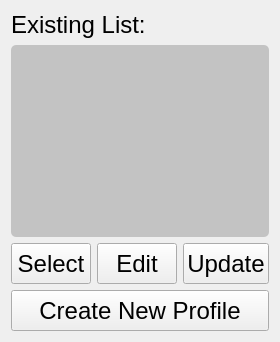
                <widget class="QWidget" name="tbProfile">
                 <attribute name="title">
                  <string>Page</string>
                 </attribute>
                 <layout class="QGridLayout" name="gridLayout_9">
                  <item row="0" column="0">
                   <layout class="QVBoxLayout" name="verticalLayout_5" stretch="0,10,0,0">
                    <item>
                     <widget class="QLabel" name="label_9">
                      <property name="font">
                       <font>
                        <family>Arial</family>
                        <pointsize>18</pointsize>
                       </font>
                      </property>
                      <property name="text">
                       <string>Existing List:</string>
                      </property>
                     </widget>
                    </item>
                    <item>
                     <widget class="QListWidget" name="listWidget">
                      <property name="styleSheet">
                       <string notr="true">background-color:  rgb(195, 195, 195);border-radius: 5px;</string>
                      </property>
                     </widget>
                    </item>
                    <item>
                     <layout class="QHBoxLayout" name="horizontalLayout_5">
                      <item>
                       <widget class="QPushButton" name="pbProfileSelect">
                        <property name="minimumSize">
                         <size>
                          <width>0</width>
                          <height>41</height>
                         </size>
                        </property>
                        <property name="font">
                         <font>
                          <family>Arial</family>
                          <pointsize>18</pointsize>
                         </font>
                        </property>
                        <property name="styleSheet">
                         <string notr="true">background-color:rgb(68, 114, 196);
            color: white;   
            border-radius: 5px;}
		QPushButton:hover{background-color:rgb(195,195,195); 
            color: blue;}
		QPushButton:pressed{background-color:rgb(85, 170, 255);</string>
                        </property>
                        <property name="text">
                         <string>Select</string>
                        </property>
                       </widget>
                      </item>
                      <item>
                       <widget class="QPushButton" name="pbProfileEdit">
                        <property name="minimumSize">
                         <size>
                          <width>0</width>
                          <height>41</height>
                         </size>
                        </property>
                        <property name="font">
                         <font>
                          <family>Arial</family>
                          <pointsize>18</pointsize>
                         </font>
                        </property>
                        <property name="styleSheet">
                         <string notr="true">background-color:rgb(68, 114, 196);
            color: white;   
            border-radius: 5px;}
		QPushButton:hover{background-color:rgb(195,195,195); 
            color: blue;}
		QPushButton:pressed{background-color:rgb(85, 170, 255);</string>
                        </property>
                        <property name="text">
                         <string>Edit</string>
                        </property>
                       </widget>
                      </item>
                      <item>
                       <widget class="QPushButton" name="pbProfileUpdate">
                        <property name="minimumSize">
                         <size>
                          <width>0</width>
                          <height>41</height>
                         </size>
                        </property>
                        <property name="font">
                         <font>
                          <family>Arial</family>
                          <pointsize>18</pointsize>
                         </font>
                        </property>
                        <property name="styleSheet">
                         <string notr="true">background-color:rgb(68, 114, 196);
            color: white;   
            border-radius: 5px;}
		QPushButton:hover{background-color:rgb(195,195,195); 
            color: blue;}
		QPushButton:pressed{background-color:rgb(85, 170, 255);</string>
                        </property>
                        <property name="text">
                         <string>Update</string>
                        </property>
                       </widget>
                      </item>
                     </layout>
                    </item>
                    <item>
                     <widget class="QPushButton" name="pbProfileNew">
                      <property name="minimumSize">
                       <size>
                        <width>0</width>
                        <height>41</height>
                       </size>
                      </property>
                      <property name="font">
                       <font>
                        <family>Arial</family>
                        <pointsize>18</pointsize>
                       </font>
                      </property>
                      <property name="styleSheet">
                       <string notr="true">background-color:rgb(68, 114, 196);
            color: white;   
            border-radius: 5px;}
		QPushButton:hover{background-color:rgb(195,195,195); 
            color: blue;}
		QPushButton:pressed{background-color:rgb(85, 170, 255);</string>
                      </property>
                      <property name="text">
                       <string>Create New Profile</string>
                      </property>
                     </widget>
                    </item>
                   </layout>
                  </item>
                 </layout>
                </widget>
